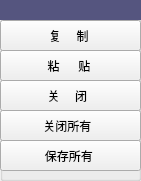
  <widget class="mytoolbar" name="FileGroup">
   <property name="geometry">
    <rect>
     <x>10</x>
     <y>280</y>
     <width>141</width>
     <height>181</height>
    </rect>
   </property>
   <property name="minimumSize">
    <size>
     <width>141</width>
     <height>151</height>
    </size>
   </property>
   <property name="maximumSize">
    <size>
     <width>141</width>
     <height>300</height>
    </size>
   </property>
   <property name="title">
    <string/>
   </property>
   <widget class="QPushButton" name="paste">
    <property name="geometry">
     <rect>
      <x>0</x>
      <y>50</y>
      <width>141</width>
      <height>31</height>
     </rect>
    </property>
    <property name="font">
     <font>
      <family>微软雅黑</family>
     </font>
    </property>
    <property name="text">
     <string>   粘      贴    </string>
    </property>
    <property name="icon">
     <iconset>
      <normaloff>:/images/editpaste.png</normaloff>:/images/editpaste.png</iconset>
    </property>
    <property name="iconSize">
     <size>
      <width>25</width>
      <height>25</height>
     </size>
    </property>
    <property name="flat">
     <bool>false</bool>
    </property>
   </widget>
   <widget class="QPushButton" name="close">
    <property name="geometry">
     <rect>
      <x>0</x>
      <y>80</y>
      <width>141</width>
      <height>31</height>
     </rect>
    </property>
    <property name="font">
     <font>
      <family>微软雅黑</family>
     </font>
    </property>
    <property name="text">
     <string>    关     闭      </string>
    </property>
    <property name="icon">
     <iconset>
      <normaloff>:/images/fileclose.png</normaloff>:/images/fileclose.png</iconset>
    </property>
    <property name="iconSize">
     <size>
      <width>25</width>
      <height>25</height>
     </size>
    </property>
    <property name="flat">
     <bool>false</bool>
    </property>
   </widget>
   <widget class="QPushButton" name="closeAll">
    <property name="geometry">
     <rect>
      <x>0</x>
      <y>110</y>
      <width>141</width>
      <height>31</height>
     </rect>
    </property>
    <property name="font">
     <font>
      <family>微软雅黑</family>
     </font>
    </property>
    <property name="text">
     <string>   关闭所有     </string>
    </property>
    <property name="icon">
     <iconset>
      <normaloff>:/images/closeall.png</normaloff>:/images/closeall.png</iconset>
    </property>
    <property name="iconSize">
     <size>
      <width>25</width>
      <height>25</height>
     </size>
    </property>
    <property name="flat">
     <bool>false</bool>
    </property>
   </widget>
   <widget class="QPushButton" name="copy">
    <property name="geometry">
     <rect>
      <x>0</x>
      <y>20</y>
      <width>141</width>
      <height>31</height>
     </rect>
    </property>
    <property name="font">
     <font>
      <family>微软雅黑</family>
     </font>
    </property>
    <property name="text">
     <string>   复     制    </string>
    </property>
    <property name="icon">
     <iconset>
      <normaloff>:/images/copy.png</normaloff>:/images/copy.png</iconset>
    </property>
    <property name="iconSize">
     <size>
      <width>25</width>
      <height>25</height>
     </size>
    </property>
    <property name="flat">
     <bool>false</bool>
    </property>
   </widget>
   <widget class="QLabel" name="label_3">
    <property name="geometry">
     <rect>
      <x>0</x>
      <y>0</y>
      <width>141</width>
      <height>20</height>
     </rect>
    </property>
    <property name="maximumSize">
     <size>
      <width>141</width>
      <height>20</height>
     </size>
    </property>
    <property name="styleSheet">
     <string notr="true">background-color: rgb(85, 85, 127);</string>
    </property>
    <property name="text">
     <string/>
    </property>
   </widget>
   <widget class="QPushButton" name="SaveAll">
    <property name="geometry">
     <rect>
      <x>0</x>
      <y>140</y>
      <width>141</width>
      <height>31</height>
     </rect>
    </property>
    <property name="font">
     <font>
      <family>微软雅黑</family>
     </font>
    </property>
    <property name="text">
     <string>   保存所有    </string>
    </property>
    <property name="icon">
     <iconset>
      <normaloff>:/images/save.png</normaloff>:/images/save.png</iconset>
    </property>
    <property name="iconSize">
     <size>
      <width>25</width>
      <height>25</height>
     </size>
    </property>
    <property name="flat">
     <bool>false</bool>
    </property>
   </widget>
  </widget>
